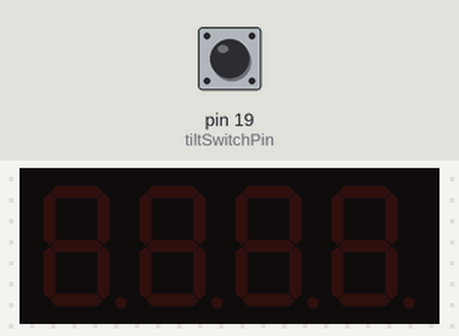
This sketch was run on a simulated Arduino Uno, built with avr-gcc and run on an emulated ATmega328P. On the bench: 4-digit seven-segment display. The inputs (shaded band) are chosen by the test bench; at power-on: pin 19 (tiltSwitchPin) LOW.

Above: at 1.2 s.
1.3 s: pin 19 (tiltSwitchPin) pulled HIGH for 0.15 s
At 1.41 s:
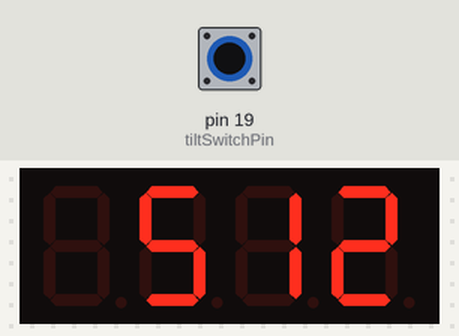
Timing chart, 0 to 4.3 s (numbered marks = the images above; inputs shaded):
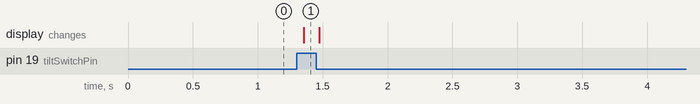

Measured:
- after the input at 1.3 s, the display: changes after 0.05 s (image 1)

The sketch:

tilt_Switch.ino
```cpp
/*
 * This is the Arduino code for TM1637 4 digits display.
 *  *
 * Written by Ahmad S. for Robojax Video
 * Date: Dec 06, 2017, in Ajax, Ontario, Canada
 * Permission granted to share this code given that this
 * note is kept with the code.
 * Disclaimer: this code is "AS IS" and for educational purpose only.
 *
 */

/*
 * Original code from https://github.com/avishorp/TM1637
 * Modified for Robojax video on Dec 06, 2017

 */
#include <Arduino.h>
#include <TM1637Display.h>

// Module connection pins (Digital Pins)
#define CLK 5
#define DIO 4

// The amount of time (in milliseconds) between tests

const int tiltSwitchPin = 19; // Configurar el pin digital para el tilt switch
int valorTiltSwitch = 0; // Variable para almacenar el valor del tilt switch
bool tiltSwitchCerrado = false;

TM1637Display display(CLK, DIO);


void setup()
{
   Serial.begin(115200);
   display.setBrightness(0x0f);
}

void loop()
{

  valorTiltSwitch = digitalRead(tiltSwitchPin); // Leer el valor del tilt switch
  tiltSwitchCerrado = (valorTiltSwitch == HIGH); // Actualizar el estado del tilt switch

  if (tiltSwitchCerrado) {
    int valor = analogRead(1234); // Leer el valor del pin A0
    display.showNumberDec(valor); // Mostrar el valor en el display
  } else {
    display.clear(); // Limpiar el display si el tilt switch está abierto
  }

  delay(100);
}
```
